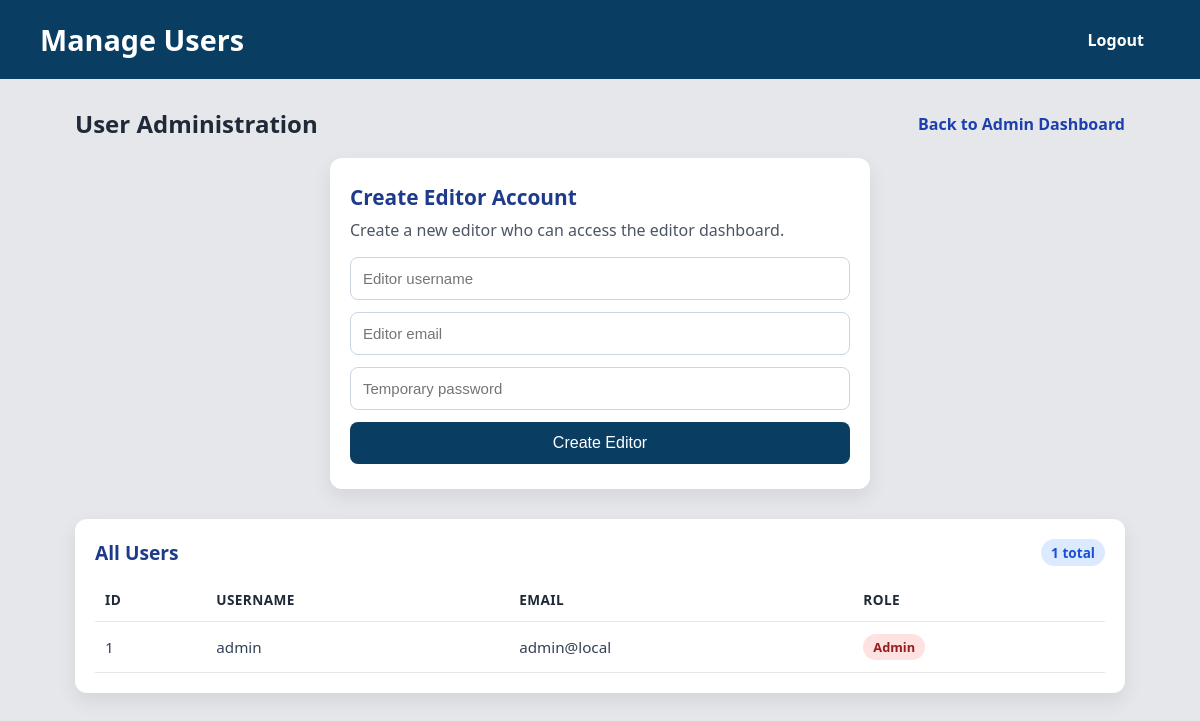
The page /manage_users.php (signed in) on the database its author committed.
### tables this page shows
CREATE TABLE IF NOT EXISTS users (
  id INT AUTO_INCREMENT PRIMARY KEY,
  username VARCHAR(100) NOT NULL UNIQUE,
  email VARCHAR(150) NOT NULL UNIQUE,
  password VARCHAR(255) NOT NULL,
  role ENUM('user','admin','editor') NOT NULL DEFAULT 'user'
);

### manage_users.php (the view, shortened to what this page needs)
<?php
require 'db.php';
$users = [];
$usersError = '';
$usersQuery = "SELECT id, username, email, role FROM users ORDER BY id DESC";
$result = $conn->query($usersQuery);
if ($result === false) {
    $usersError = 'Unable to load users right now.';
} else {
    while ($row = $result->fetch_assoc()) {
        $users[] = $row;
    }
}
?>
<!DOCTYPE html>
<html lang="en">
<head>
    <link rel="stylesheet" href="style.css">
</head>
<body>
    <header>
        <h1>Manage Users</h1>
        <div class="logout">
            <a href="logout.php">Logout</a>
        </div>
    </header>
    <main class="manage-users-main">
        <div class="manage-users-topbar">
            <h2>User Administration</h2>
            <a class="back-link" href="admin_dashboard.php">Back to Admin Dashboard</a>
        </div>
        <section class="admin-section">
            <h3>Create Editor Account</h3>
            <p>Create a new editor who can access the editor dashboard.</p>
            <form class="admin-form" method="POST" action="create_editor.php" autocomplete="off">
                <input type="text" name="username" placeholder="Editor username" required>
                <input type="email" name="email" placeholder="Editor email" required>
                <input type="password" name="password" placeholder="Temporary password" minlength="8" required>
                <button type="submit">Create Editor</button>
            </form>
        </section>
        <section class="users-list-section">
            <div class="users-list-header">
                <h3>All Users</h3>
                <span class="users-count"><?php echo count($users); ?> total</span>
            </div>
            <?php if ($usersError !== ''): ?>
                <p class="form-msg error-msg"><?php echo htmlspecialchars($usersError); ?></p>
            <?php elseif (count($users) === 0): ?>
                <p class="empty-state">No users found.</p>
            <?php else: ?>
                <div class="users-table-wrap">
                    <table class="users-table">
                        <thead>
                            <tr>
                                <th>ID</th>
                                <th>Username</th>
                                <th>Email</th>
                                <th>Role</th>
                            </tr>
                        </thead>
                        <tbody>
                            <?php foreach ($users as $user): ?>
                                <tr>
                                    <td><?php echo (int) $user['id']; ?></td>
                                    <td><?php echo htmlspecialchars($user['username']); ?></td>
                                    <td><?php echo htmlspecialchars($user['email']); ?></td>
                                    <td>
                                        <span class="role-badge role-<?php echo htmlspecialchars($user['role']); ?>">
                                            <?php echo htmlspecialchars(ucfirst($user['role'])); ?>
                                        </span>
                                    </td>
                                </tr>
                            <?php endforeach; ?>
                        </tbody>
                    </table>
                </div>
            <?php endif; ?>
        </section>
    </main>
</body>
</html>

### style.css (style rules this page uses)
body { font-family: 'Segoe UI', Tahoma, Geneva, Verdana, sans-serif; background: #e5e7eb; margin: 0; }
header { background-color: #0a3d62; color: #fff; padding: 20px 40px; display: flex; justify-content: space-between; align-items: center; }
header h1 { margin: 0; font-size: 1.8rem; }
header .logout a { color: #fff; background-color: #0a3d62; padding: 8px 16px; border-radius: 8px; text-decoration: none; font-weight: 600; transition: background 0.3s; }
.admin-section { background: #fff; padding: 25px 20px; border-radius: 12px; box-shadow: 0 8px 20px rgba(0,0,0,0.08); margin-bottom: 30px; max-width: 500px; margin-left: auto; margin-right: auto; }
.admin-section h3 { margin-top: 0; margin-bottom: 8px; color: #1e3a8a; font-size: 1.3rem; }
.admin-section p { margin-top: 0; margin-bottom: 16px; color: #4b5563; }
.admin-form input { width: 100%; padding: 12px; margin-bottom: 12px; border-radius: 8px; border: 1px solid #cbd5e1; font-size: 15px; box-sizing: border-box; }
.admin-form button { width: 100%; padding: 12px; background-color: #0a3d62; color: #fff; border: none; border-radius: 8px; font-size: 16px; cursor: pointer; transition: background 0.3s; }
.manage-users-main { max-width: 1050px; margin: 28px auto; padding: 0 18px 30px; }
.manage-users-topbar { display: flex; justify-content: space-between; align-items: center; margin-bottom: 18px; }
.manage-users-topbar h2 { margin: 0; color: #1f2937; font-size: 1.5rem; }
.back-link { color: #1e40af; text-decoration: none; font-weight: 600; }
.users-list-section { background: #fff; border-radius: 12px; box-shadow: 0 8px 20px rgba(0,0,0,0.08); padding: 20px; }
.users-list-header { display: flex; justify-content: space-between; align-items: center; margin-bottom: 12px; }
.users-list-header h3 { margin: 0; color: #1e3a8a; font-size: 1.2rem; }
.users-count { background: #dbeafe; color: #1d4ed8; padding: 4px 10px; border-radius: 999px; font-size: 0.85rem; font-weight: 600; }
.users-table-wrap { overflow-x: auto; }
.users-table { width: 100%; border-collapse: collapse; font-size: 0.95rem; }
.users-table th, .users-table td { text-align: left; padding: 12px 10px; border-bottom: 1px solid #e5e7eb; color: #334155; }
.users-table th { color: #1f2937; font-size: 0.85rem; text-transform: uppercase; letter-spacing: 0.03em; }
.role-badge { display: inline-block; border-radius: 999px; padding: 4px 10px; font-size: 0.8rem; font-weight: 600; }
.role-admin { background: #fee2e2; color: #991b1b; }

### rows shown on the page
users: id "1", username "admin", email "admin@local", role "Admin"

### other values the page prints
count($users) "1"
